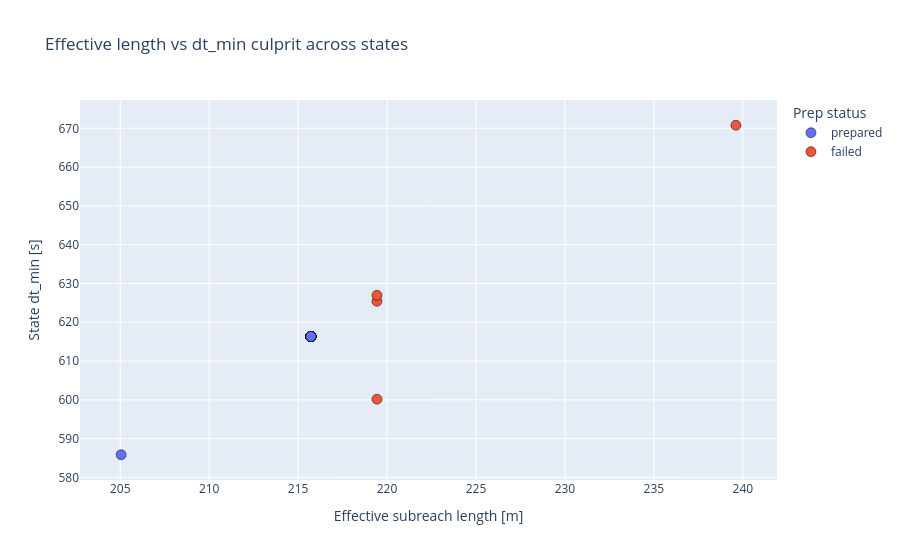

Notebook source saved alongside this figure:
### Markdown cell above
## Effective Length vs `dt_min`

### Code cell
fig = plot_effective_length_vs_dt(tail_df, tail="dt_min")
fig.show()

### Figure 1 — Plotly figure (JSON) as saved in the notebook; plotly's stock layout.template omitted (floating-point values rounded to 4 significant figures; data arrays with more than 128 entries replaced by an {"elided": "..."} marker saying what was removed)
{"data": [{"customdata": {"elided": "23x10 mixed values"}, "hovertemplate": "Prep status=prepared<br>Effective subreach length [m]=%{x}<br>State dt_min [s]=%{y}<br>example_id=%{customdata[0]}<br>state_id=%{customdata[1]}<br>parent_link_id=%{customdata[2]}<br>id_link=%{customdata[3]}<br>subreach_index=%{customdata[4]}<br>rapid_k=%{customdata[5]}<br>rapid_celerity_mps=%{customdata[6]}<br>rapid_width_m=%{customdata[7]}<br>rapid_subreach_width_m=%{customdata[8]}<br>slope_used=%{customdata[9]}<extra></extra>", "legendgroup": "prepared", "marker": {"color": "#636efa", "line": {"color": "black", "width": 0.5}, "size": 10, "symbol": "circle"}, "mode": "markers", "name": "prepared", "orientation": "v", "showlegend": true, "type": "scatter", "x": [215.7, 215.7, 215.7, 215.7, 215.7, 215.7, 215.7, 215.7, 215.7, 215.7, 215.7, 215.7, 215.7, 215.7, 215.7, 215.7, 215.7, 205.0, 215.7, 215.7, 215.7, 215.7, 215.7], "xaxis": "x", "y": [616.3, 616.3, 616.3, 616.3, 616.3, 616.3, 616.3, 616.3, 616.3, 616.3, 616.3, 616.3, 616.3, 616.3, 616.3, 616.3, 616.3, 585.9, 616.3, 616.3, 616.3, 616.3, 616.3], "yaxis": "y"}, {"customdata": [["21", "S003_unit_13", 4, 4, 3, 3001.0, 0.07312, 286.0, 286.0, 9.075e-05], ["21", "S004_unit_5", 4, 4, 3, 3127.0, 0.07017, 286.0, 286.0, 8.357e-05], ["21", "S011_unit_3", 6, 6, 1, 3354.0, 0.07144, 434.9, 434.9, 4.955e-05], ["21", "S012_unit_14", 4, 4, 4, 3135.0, 0.07, 254.4, 254.4, 9.075e-05]], "hovertemplate": "Prep status=failed<br>Effective subreach length [m]=%{x}<br>State dt_min [s]=%{y}<br>example_id=%{customdata[0]}<br>state_id=%{customdata[1]}<br>parent_link_id=%{customdata[2]}<br>id_link=%{customdata[3]}<br>subreach_index=%{customdata[4]}<br>rapid_k=%{customdata[5]}<br>rapid_celerity_mps=%{customdata[6]}<br>rapid_width_m=%{customdata[7]}<br>rapid_subreach_width_m=%{customdata[8]}<br>slope_used=%{customdata[9]}<extra></extra>", "legendgroup": "failed", "marker": {"color": "#EF553B", "line": {"color": "black", "width": 0.5}, "size": 10, "symbol": "circle"}, "mode": "markers", "name": "failed", "orientation": "v", "showlegend": true, "type": "scatter", "x": [219.4, 219.4, 239.6, 219.4], "xaxis": "x", "y": [600.2, 625.4, 670.8, 626.9], "yaxis": "y"}], "layout": {"legend": {"title": {"text": "Prep status"}, "tracegroupgap": 0}, "title": {"text": "Effective length vs dt_min culprit across states"}, "xaxis": {"anchor": "y", "domain": [0, 1], "title": {"text": "Effective subreach length [m]"}}, "yaxis": {"anchor": "x", "domain": [0, 1], "title": {"text": "State dt_min [s]"}}}}
